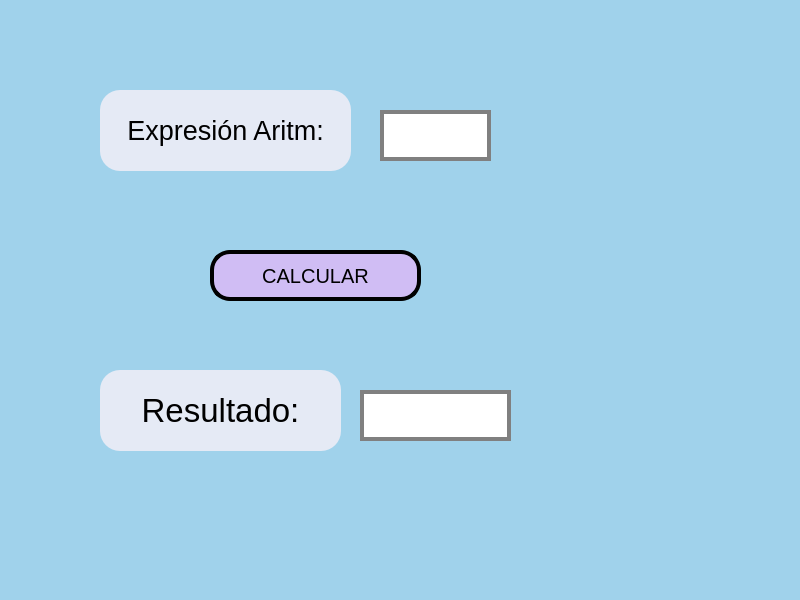
<?xml version="1.0" encoding="UTF-8"?>
<ui version="4.0">
 <class>MainWindow</class>
 <widget class="QMainWindow" name="MainWindow">
  <property name="geometry">
   <rect>
    <x>0</x>
    <y>0</y>
    <width>800</width>
    <height>600</height>
   </rect>
  </property>
  <property name="windowTitle">
   <string>MainWindow</string>
  </property>
  <property name="styleSheet">
   <string notr="true">
background-color: rgb(160, 210, 235);</string>
  </property>
  <widget class="QWidget" name="centralwidget">
   <widget class="QLineEdit" name="txt_operacion">
    <property name="geometry">
     <rect>
      <x>380</x>
      <y>110</y>
      <width>111</width>
      <height>51</height>
     </rect>
    </property>
    <property name="font">
     <font>
      <pointsize>20</pointsize>
     </font>
    </property>
    <property name="styleSheet">
     <string notr="true">background-color: rgb(255, 255, 255);
border: 4px solid gray;
</string>
    </property>
    <property name="text">
     <string/>
    </property>
    <property name="alignment">
     <set>Qt::AlignCenter</set>
    </property>
   </widget>
   <widget class="QLineEdit" name="txt_resultado">
    <property name="geometry">
     <rect>
      <x>360</x>
      <y>390</y>
      <width>151</width>
      <height>51</height>
     </rect>
    </property>
    <property name="font">
     <font>
      <pointsize>20</pointsize>
     </font>
    </property>
    <property name="styleSheet">
     <string notr="true">background-color: rgb(255, 255, 255);
border: 4px solid gray;</string>
    </property>
    <property name="text">
     <string/>
    </property>
    <property name="alignment">
     <set>Qt::AlignCenter</set>
    </property>
   </widget>
   <widget class="QPushButton" name="btn_calcular">
    <property name="geometry">
     <rect>
      <x>210</x>
      <y>250</y>
      <width>211</width>
      <height>51</height>
     </rect>
    </property>
    <property name="font">
     <font>
      <pointsize>15</pointsize>
     </font>
    </property>
    <property name="styleSheet">
     <string notr="true">
border: 4px solid black;

color: rgb(0,0,0);

border-radius:20px;
background-color: rgb(208, 189, 244);

</string>
    </property>
    <property name="text">
     <string>CALCULAR</string>
    </property>
   </widget>
   <widget class="QPushButton" name="btn_agregar_2">
    <property name="geometry">
     <rect>
      <x>100</x>
      <y>90</y>
      <width>251</width>
      <height>81</height>
     </rect>
    </property>
    <property name="font">
     <font>
      <pointsize>20</pointsize>
     </font>
    </property>
    <property name="toolTip">
     <string>&lt;html&gt;&lt;head/&gt;&lt;body&gt;&lt;p&gt;&lt;span style=&quot; font-size:6pt;&quot;&gt;AGREGAR&lt;/span&gt;&lt;/p&gt;&lt;/body&gt;&lt;/html&gt;</string>
    </property>
    <property name="styleSheet">
     <string notr="true">color: rgb(0,0,0);
background-color: rgb(85, 170, 127);
background-color: rgb(229, 234, 245);
border-radius:20px;
</string>
    </property>
    <property name="text">
     <string>Expresión Aritm:</string>
    </property>
   </widget>
   <widget class="QPushButton" name="btn_agregar_3">
    <property name="geometry">
     <rect>
      <x>100</x>
      <y>370</y>
      <width>241</width>
      <height>81</height>
     </rect>
    </property>
    <property name="font">
     <font>
      <pointsize>25</pointsize>
     </font>
    </property>
    <property name="toolTip">
     <string>&lt;html&gt;&lt;head/&gt;&lt;body&gt;&lt;p&gt;&lt;span style=&quot; font-size:18pt;&quot;&gt;AGREGAR&lt;/span&gt;&lt;/p&gt;&lt;/body&gt;&lt;/html&gt;</string>
    </property>
    <property name="styleSheet">
     <string notr="true">color: rgb(0,0,0);
background-color: rgb(85, 170, 127);
background-color: rgb(229, 234, 245);
border-radius:20px;
</string>
    </property>
    <property name="text">
     <string>Resultado:</string>
    </property>
   </widget>
  </widget>
  <widget class="QMenuBar" name="menubar">
   <property name="geometry">
    <rect>
     <x>0</x>
     <y>0</y>
     <width>800</width>
     <height>26</height>
    </rect>
   </property>
  </widget>
  <widget class="QStatusBar" name="statusbar"/>
 </widget>
 <resources/>
 <connections/>
</ui>
